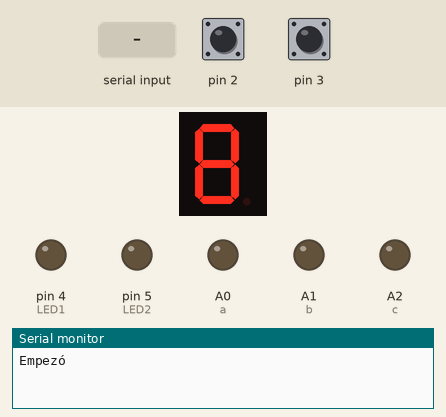
Recording of a sketch running on a simulated Arduino Uno, built with avr-gcc and run on an emulated ATmega328P. Shown: 1-digit seven-segment display, output pins drawn as LEDs (lit = HIGH), the last lines printed to the serial monitor. Wiring (inferred from the names in the program): 1-digit 7-segment display, segments lit when LOW: segments pin 13, pin 12, pin 11, pin 10, pin 9, pin 8, pin 7. The inputs (shaded band) are chosen by the test bench; at power-on: pin 2 HIGH, pin 3 HIGH. The segment pins are drawn as the display they are named for; pins used as bus, display or sensor lines are not drawn.

Above: at 1.2 s.
1.3 s: "90,45\n" received over Serial
At 2.1 s:
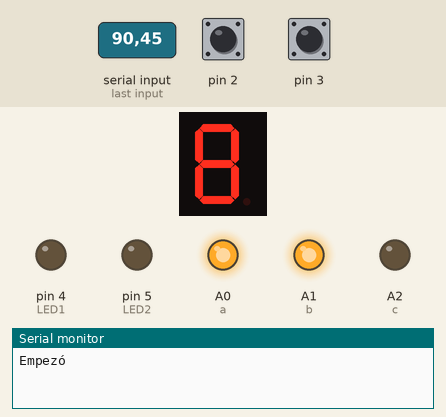
4.3 s: pin 2 pulsed LOW 5 times (0.12 s each, 0.3 s apart)
At 6.8 s:
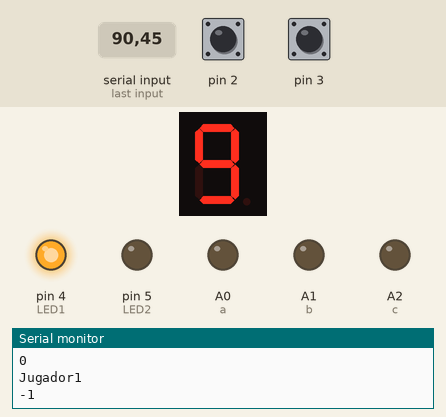
8.8 s: pin 2 driven LOW
At 9.3 s:
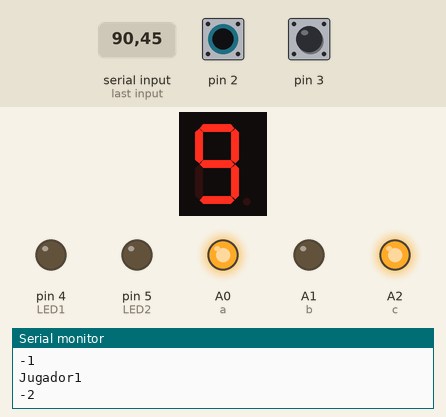
11.8 s: pin 3 driven LOW
At 12.8 s:
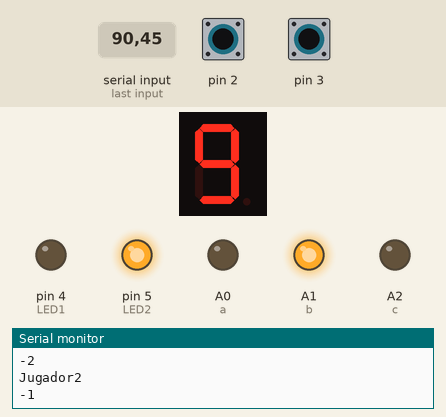
14.8 s: pin 3 pulsed HIGH 2 times (0.12 s each, 0.3 s apart)
At 18.5 s:
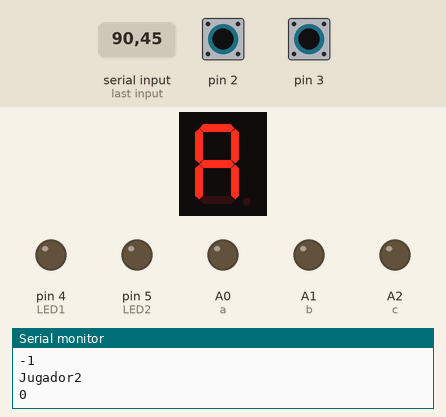
Timing chart, 0 to 30.5 s (numbered marks = the images above; inputs shaded):
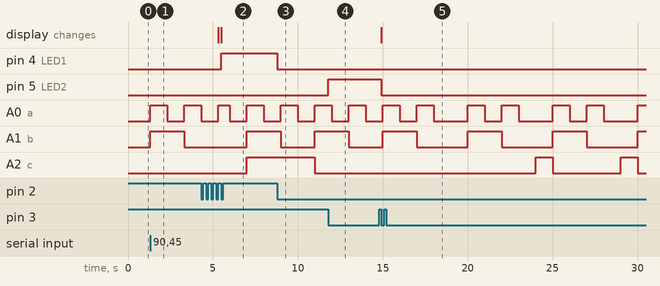

The sketch:

Juego.ino
```cpp
#include <TimerOne.h>

volatile int contador = 0;
int LED1 = 4;
int LED2 = 5;
int n = contador +1;
long T0 = 0;
long T1 = 0;
char opcion;
int conteo = 0;

bool jugando = false;

/* leds para el umbral */
int l31 =7;
int l21 =8;
int l11 =9;
int empate = 10;
int l12 = 11;
int l22 = 12;
int l32 = 13;

/* SALIDAS PARA EL 7-SEGMENTOS */
int a = A0;
int b = A1;
int c = A2;
int d = A3;
int tiempo = 0;
int cambio = 0;


void setup() {
  /* Inicio el puerto serial */
  Serial.begin(9600);
  Serial.println("Empezó");
  attachInterrupt(0, jugador1, FALLING); //Interrupcion para el jugador 1
  attachInterrupt(1, jugador2, FALLING); //Interrupcion para el jugador 2
  /* Cofigurar los puertos de salida */
  pinMode(LED1, OUTPUT);
  pinMode(LED2, OUTPUT);
  pinMode(a, OUTPUT);
  pinMode(b, OUTPUT);
  pinMode(c, OUTPUT);
  pinMode(l11, OUTPUT);
  pinMode(l31, OUTPUT);
  pinMode(l21, OUTPUT);
  pinMode(empate, OUTPUT);
  pinMode(l12, OUTPUT);
  pinMode(l22, OUTPUT);
  pinMode(l32, OUTPUT);

  /* Se inicializan en LOW */
  digitalWrite(a, 0);
  digitalWrite(b, 0);
  digitalWrite(c, 0);
  digitalWrite(d, 0);
  digitalWrite(LED1, LOW);
  digitalWrite(LED2, LOW);

  /* Interrupciones por tiempo */
  Timer1.initialize(1000000); // Cada segundo
  Timer1.attachInterrupt(conteoRegresivo);
}

void loop() {
  if(!jugando){
    if(Serial.available()>0){
      opcion = Serial.read();
      empezar(opcion);
    }
  }


  if(jugando){
    if(n != contador){
      Serial.println(contador);
      umbral();
      n = contador;
    }

    if(cambio != tiempo){
      cambiar(tiempo);
      cambio = tiempo;
    }
  }

}

/**
 * Funcione que convierte un muero a binario
 */
void cambiar(int tiempo){

  int bin[4];
  for(int i = 3; i>=0;i--){
    bin[i] = tiempo %2;
    tiempo = tiempo/2;
  }
  digitalWrite( a, bin[3] );
  digitalWrite( b, bin[2] );
  digitalWrite( c, bin[1] );
  digitalWrite( d, bin[0] );

}

void umbral(){
  if (contador == 0){
    digitalWrite(empate, 1);
    digitalWrite(l12, 0);
    digitalWrite(l22, 0);
    digitalWrite(l32, 0);
    digitalWrite(l11, 0);
    digitalWrite(l21, 0);
    digitalWrite(l31, 0);
  }else{
    digitalWrite(empate, LOW);
    if(contador > 0 && contador <=3){
       digitalWrite(l12, HIGH);
       digitalWrite(l22, LOW);
       digitalWrite(l32, LOW);
    }else if(contador>3 && contador <= 5){
       digitalWrite(l12, LOW);
       digitalWrite(l22, HIGH);
       digitalWrite(l32, LOW);
    }else if(contador > 5){
      digitalWrite(l12, LOW);
       digitalWrite(l22, LOW);
       digitalWrite(l32, HIGH);
    }else if(contador <0 && contador >=-3){
        digitalWrite(l11, HIGH);
       digitalWrite(l21, LOW);
       digitalWrite(l31, LOW);
    }else if(contador < -3 && contador >=-5){
       digitalWrite(l11, LOW);
       digitalWrite(l21, HIGH);
       digitalWrite(l31, LOW);
    }else if(contador < -5){
      digitalWrite(l11, LOW);
       digitalWrite(l21, LOW);
       digitalWrite(l31, HIGH);
    }

  }
}

void empezar(char opt){
  contar(3);
  Serial.println("empieza juego");
  jugando = true;
  Serial.println(opt);

  tiempo = opt - '0';
  cambio = tiempo +1;
  contador = 0;
  n = contador +1;

  Serial.println(tiempo);
}

void contar(int conteo){

  while(conteo>=0){
    cambiar(conteo);
    delay(1000);
    conteo--;
  }


}


void jugador1(){
  if(millis()> T0 +250 && jugando){
    Serial.println("Jugador1");
    contador --;
    digitalWrite(LED1, digitalRead(LED1)^1);
    T0 = millis();

  }
}

void jugador2(){
  if(millis()> T1 +250 && jugando){
    Serial.println("Jugador2");
    contador ++;
    digitalWrite(LED2, digitalRead(LED2)^1);
    T1 = millis();
  }
}

void conteoRegresivo(){
  if(tiempo>0){
    tiempo --;
  }else{
    jugando = false;
  }

  if(conteo > 0){
    conteo --;
  }
}
```

Measured:
- after the input at 1.3 s, A0 (a): LOW → HIGH at once, → LOW 1.0 s later, → HIGH 1.0 s later; A1 (b): LOW → HIGH at once, → LOW 2.0 s later
- after the input at 4.3 s, pin 4 (LED1): LOW → HIGH after 1.2 s; the display: first differs from a run without the input after 1.2 s (image 2)
- after the input at 8.8 s, pin 4 (LED1): HIGH → LOW at once
- after the input at 11.8 s, pin 5 (LED2): LOW → HIGH at once
- after the input at 14.8 s, pin 5 (LED2): HIGH → LOW after 0.12 s
